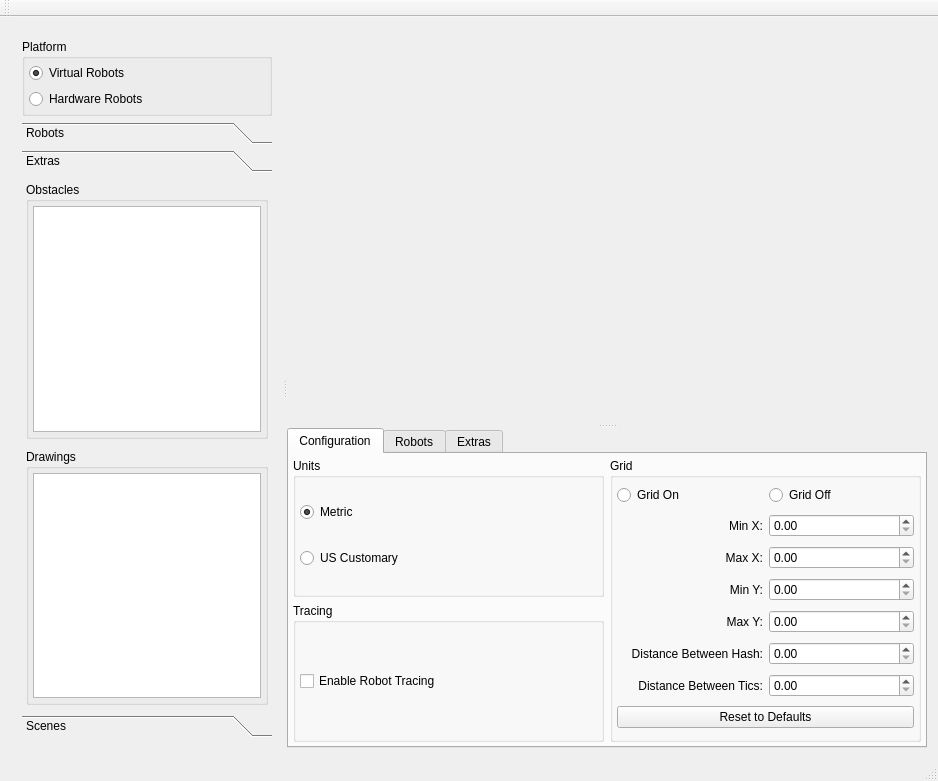
<?xml version="1.0" encoding="UTF-8"?>
<ui version="4.0">
 <class>MainWindow</class>
 <widget class="QMainWindow" name="MainWindow">
  <property name="geometry">
   <rect>
    <x>0</x>
    <y>0</y>
    <width>912</width>
    <height>781</height>
   </rect>
  </property>
  <property name="sizePolicy">
   <sizepolicy hsizetype="Maximum" vsizetype="Maximum">
    <horstretch>0</horstretch>
    <verstretch>0</verstretch>
   </sizepolicy>
  </property>
  <property name="windowTitle">
   <string>RoboSim</string>
  </property>
  <widget class="QWidget" name="centralWidget">
   <layout class="QHBoxLayout" name="horizontalLayout">
    <item>
     <widget class="QSplitter" name="splitter_2">
      <property name="orientation">
       <enum>Qt::Horizontal</enum>
      </property>
      <widget class="QWidget" name="layoutWidget">
       <layout class="QVBoxLayout" name="layout_lhs">
        <item>
         <widget class="QGroupBox" name="group_platform">
          <property name="title">
           <string>Platform</string>
          </property>
          <property name="flat">
           <bool>false</bool>
          </property>
          <layout class="QVBoxLayout" name="verticalLayout_9">
           <property name="spacing">
            <number>6</number>
           </property>
           <property name="margin">
            <number>4</number>
           </property>
           <item>
            <widget class="QRadioButton" name="virtual_2">
             <property name="text">
              <string>Virtual Robots</string>
             </property>
             <property name="checked">
              <bool>true</bool>
             </property>
            </widget>
           </item>
           <item>
            <widget class="QRadioButton" name="hardware">
             <property name="text">
              <string>Hardware Robots</string>
             </property>
            </widget>
           </item>
          </layout>
         </widget>
        </item>
        <item>
         <widget class="QToolBox" name="toolBox_config">
          <property name="minimumSize">
           <size>
            <width>250</width>
            <height>300</height>
           </size>
          </property>
          <property name="maximumSize">
           <size>
            <width>250</width>
            <height>16777215</height>
           </size>
          </property>
          <property name="currentIndex">
           <number>1</number>
          </property>
          <widget class="QWidget" name="robots">
           <property name="enabled">
            <bool>true</bool>
           </property>
           <property name="geometry">
            <rect>
             <x>0</x>
             <y>0</y>
             <width>240</width>
             <height>520</height>
            </rect>
           </property>
           <attribute name="label">
            <string>Robots</string>
           </attribute>
           <layout class="QVBoxLayout" name="verticalLayout">
            <property name="spacing">
             <number>10</number>
            </property>
            <property name="margin">
             <number>4</number>
            </property>
            <item>
             <widget class="QGroupBox" name="group_robots">
              <property name="title">
               <string>Individual Robots</string>
              </property>
              <layout class="QVBoxLayout" name="verticalLayout_4">
               <property name="spacing">
                <number>4</number>
               </property>
               <property name="margin">
                <number>4</number>
               </property>
               <item>
                <widget class="QListWidget" name="list_robots">
                 <property name="sizePolicy">
                  <sizepolicy hsizetype="Preferred" vsizetype="Preferred">
                   <horstretch>0</horstretch>
                   <verstretch>0</verstretch>
                  </sizepolicy>
                 </property>
                 <property name="horizontalScrollBarPolicy">
                  <enum>Qt::ScrollBarAsNeeded</enum>
                 </property>
                 <property name="editTriggers">
                  <set>QAbstractItemView::NoEditTriggers</set>
                 </property>
                 <property name="showDropIndicator" stdset="0">
                  <bool>true</bool>
                 </property>
                 <property name="dragEnabled">
                  <bool>true</bool>
                 </property>
                 <property name="dragDropMode">
                  <enum>QAbstractItemView::DropOnly</enum>
                 </property>
                 <property name="defaultDropAction">
                  <enum>Qt::MoveAction</enum>
                 </property>
                 <property name="selectionMode">
                  <enum>QAbstractItemView::SingleSelection</enum>
                 </property>
                 <property name="iconSize">
                  <size>
                   <width>64</width>
                   <height>64</height>
                  </size>
                 </property>
                 <property name="textElideMode">
                  <enum>Qt::ElideRight</enum>
                 </property>
                 <property name="movement">
                  <enum>QListView::Static</enum>
                 </property>
                 <property name="flow">
                  <enum>QListView::LeftToRight</enum>
                 </property>
                 <property name="isWrapping" stdset="0">
                  <bool>true</bool>
                 </property>
                 <property name="resizeMode">
                  <enum>QListView::Adjust</enum>
                 </property>
                 <property name="layoutMode">
                  <enum>QListView::SinglePass</enum>
                 </property>
                 <property name="spacing">
                  <number>4</number>
                 </property>
                 <property name="gridSize">
                  <size>
                   <width>150</width>
                   <height>68</height>
                  </size>
                 </property>
                 <property name="viewMode">
                  <enum>QListView::ListMode</enum>
                 </property>
                 <property name="uniformItemSizes">
                  <bool>false</bool>
                 </property>
                 <property name="wordWrap">
                  <bool>true</bool>
                 </property>
                 <property name="selectionRectVisible">
                  <bool>true</bool>
                 </property>
                </widget>
               </item>
              </layout>
             </widget>
            </item>
            <item>
             <widget class="QGroupBox" name="group_preconfig">
              <property name="title">
               <string>Preconfigured Robots</string>
              </property>
              <layout class="QVBoxLayout" name="verticalLayout_8">
               <property name="spacing">
                <number>4</number>
               </property>
               <property name="margin">
                <number>4</number>
               </property>
               <item>
                <widget class="QListWidget" name="list_preconfig">
                 <property name="editTriggers">
                  <set>QAbstractItemView::NoEditTriggers</set>
                 </property>
                 <property name="dragEnabled">
                  <bool>true</bool>
                 </property>
                 <property name="dragDropMode">
                  <enum>QAbstractItemView::DropOnly</enum>
                 </property>
                 <property name="defaultDropAction">
                  <enum>Qt::MoveAction</enum>
                 </property>
                 <property name="iconSize">
                  <size>
                   <width>64</width>
                   <height>64</height>
                  </size>
                 </property>
                 <property name="movement">
                  <enum>QListView::Static</enum>
                 </property>
                 <property name="flow">
                  <enum>QListView::LeftToRight</enum>
                 </property>
                 <property name="isWrapping" stdset="0">
                  <bool>true</bool>
                 </property>
                 <property name="resizeMode">
                  <enum>QListView::Adjust</enum>
                 </property>
                 <property name="spacing">
                  <number>4</number>
                 </property>
                 <property name="gridSize">
                  <size>
                   <width>150</width>
                   <height>68</height>
                  </size>
                 </property>
                 <property name="viewMode">
                  <enum>QListView::ListMode</enum>
                 </property>
                 <property name="uniformItemSizes">
                  <bool>false</bool>
                 </property>
                 <property name="wordWrap">
                  <bool>true</bool>
                 </property>
                 <property name="selectionRectVisible">
                  <bool>true</bool>
                 </property>
                </widget>
               </item>
              </layout>
             </widget>
            </item>
           </layout>
          </widget>
          <widget class="QWidget" name="extras">
           <property name="geometry">
            <rect>
             <x>0</x>
             <y>0</y>
             <width>240</width>
             <height>520</height>
            </rect>
           </property>
           <attribute name="label">
            <string>Extras</string>
           </attribute>
           <layout class="QVBoxLayout" name="verticalLayout_12">
            <property name="spacing">
             <number>10</number>
            </property>
            <property name="margin">
             <number>4</number>
            </property>
            <item>
             <widget class="QGroupBox" name="group_obstacles">
              <property name="title">
               <string>Obstacles</string>
              </property>
              <layout class="QVBoxLayout" name="verticalLayout_10">
               <property name="spacing">
                <number>10</number>
               </property>
               <property name="margin">
                <number>4</number>
               </property>
               <item>
                <widget class="QListWidget" name="list_obstacles">
                 <property name="sizePolicy">
                  <sizepolicy hsizetype="Preferred" vsizetype="Preferred">
                   <horstretch>0</horstretch>
                   <verstretch>0</verstretch>
                  </sizepolicy>
                 </property>
                 <property name="horizontalScrollBarPolicy">
                  <enum>Qt::ScrollBarAsNeeded</enum>
                 </property>
                 <property name="showDropIndicator" stdset="0">
                  <bool>false</bool>
                 </property>
                 <property name="dragEnabled">
                  <bool>true</bool>
                 </property>
                 <property name="dragDropMode">
                  <enum>QAbstractItemView::NoDragDrop</enum>
                 </property>
                 <property name="defaultDropAction">
                  <enum>Qt::IgnoreAction</enum>
                 </property>
                 <property name="iconSize">
                  <size>
                   <width>64</width>
                   <height>64</height>
                  </size>
                 </property>
                 <property name="movement">
                  <enum>QListView::Static</enum>
                 </property>
                 <property name="flow">
                  <enum>QListView::LeftToRight</enum>
                 </property>
                 <property name="isWrapping" stdset="0">
                  <bool>true</bool>
                 </property>
                 <property name="resizeMode">
                  <enum>QListView::Adjust</enum>
                 </property>
                 <property name="layoutMode">
                  <enum>QListView::SinglePass</enum>
                 </property>
                 <property name="spacing">
                  <number>4</number>
                 </property>
                 <property name="gridSize">
                  <size>
                   <width>150</width>
                   <height>68</height>
                  </size>
                 </property>
                 <property name="viewMode">
                  <enum>QListView::ListMode</enum>
                 </property>
                 <property name="uniformItemSizes">
                  <bool>false</bool>
                 </property>
                 <property name="wordWrap">
                  <bool>true</bool>
                 </property>
                 <property name="selectionRectVisible">
                  <bool>true</bool>
                 </property>
                </widget>
               </item>
              </layout>
             </widget>
            </item>
            <item>
             <widget class="QGroupBox" name="group_drawings">
              <property name="title">
               <string>Drawings</string>
              </property>
              <layout class="QVBoxLayout" name="verticalLayout_11">
               <property name="spacing">
                <number>10</number>
               </property>
               <property name="margin">
                <number>4</number>
               </property>
               <item>
                <widget class="QListWidget" name="list_drawings">
                 <property name="sizePolicy">
                  <sizepolicy hsizetype="Preferred" vsizetype="Preferred">
                   <horstretch>0</horstretch>
                   <verstretch>0</verstretch>
                  </sizepolicy>
                 </property>
                 <property name="horizontalScrollBarPolicy">
                  <enum>Qt::ScrollBarAsNeeded</enum>
                 </property>
                 <property name="showDropIndicator" stdset="0">
                  <bool>false</bool>
                 </property>
                 <property name="dragEnabled">
                  <bool>true</bool>
                 </property>
                 <property name="dragDropMode">
                  <enum>QAbstractItemView::NoDragDrop</enum>
                 </property>
                 <property name="defaultDropAction">
                  <enum>Qt::IgnoreAction</enum>
                 </property>
                 <property name="iconSize">
                  <size>
                   <width>64</width>
                   <height>64</height>
                  </size>
                 </property>
                 <property name="movement">
                  <enum>QListView::Static</enum>
                 </property>
                 <property name="flow">
                  <enum>QListView::LeftToRight</enum>
                 </property>
                 <property name="isWrapping" stdset="0">
                  <bool>true</bool>
                 </property>
                 <property name="resizeMode">
                  <enum>QListView::Adjust</enum>
                 </property>
                 <property name="layoutMode">
                  <enum>QListView::SinglePass</enum>
                 </property>
                 <property name="spacing">
                  <number>4</number>
                 </property>
                 <property name="gridSize">
                  <size>
                   <width>150</width>
                   <height>68</height>
                  </size>
                 </property>
                 <property name="viewMode">
                  <enum>QListView::ListMode</enum>
                 </property>
                 <property name="uniformItemSizes">
                  <bool>false</bool>
                 </property>
                 <property name="wordWrap">
                  <bool>true</bool>
                 </property>
                 <property name="selectionRectVisible">
                  <bool>true</bool>
                 </property>
                </widget>
               </item>
              </layout>
             </widget>
            </item>
           </layout>
          </widget>
          <widget class="QWidget" name="scenes">
           <property name="geometry">
            <rect>
             <x>0</x>
             <y>0</y>
             <width>240</width>
             <height>520</height>
            </rect>
           </property>
           <attribute name="label">
            <string>Scenes</string>
           </attribute>
           <layout class="QVBoxLayout" name="verticalLayout_13">
            <property name="spacing">
             <number>10</number>
            </property>
            <property name="margin">
             <number>4</number>
            </property>
            <item>
             <widget class="QListWidget" name="list_scenes">
              <property name="sizePolicy">
               <sizepolicy hsizetype="Preferred" vsizetype="Preferred">
                <horstretch>0</horstretch>
                <verstretch>0</verstretch>
               </sizepolicy>
              </property>
              <property name="horizontalScrollBarPolicy">
               <enum>Qt::ScrollBarAsNeeded</enum>
              </property>
              <property name="showDropIndicator" stdset="0">
               <bool>false</bool>
              </property>
              <property name="dragEnabled">
               <bool>true</bool>
              </property>
              <property name="dragDropMode">
               <enum>QAbstractItemView::NoDragDrop</enum>
              </property>
              <property name="defaultDropAction">
               <enum>Qt::IgnoreAction</enum>
              </property>
              <property name="iconSize">
               <size>
                <width>64</width>
                <height>64</height>
               </size>
              </property>
              <property name="movement">
               <enum>QListView::Static</enum>
              </property>
              <property name="flow">
               <enum>QListView::LeftToRight</enum>
              </property>
              <property name="resizeMode">
               <enum>QListView::Adjust</enum>
              </property>
              <property name="layoutMode">
               <enum>QListView::Batched</enum>
              </property>
              <property name="spacing">
               <number>4</number>
              </property>
              <property name="gridSize">
               <size>
                <width>128</width>
                <height>96</height>
               </size>
              </property>
              <property name="viewMode">
               <enum>QListView::IconMode</enum>
              </property>
              <property name="uniformItemSizes">
               <bool>false</bool>
              </property>
              <property name="wordWrap">
               <bool>true</bool>
              </property>
             </widget>
            </item>
           </layout>
          </widget>
         </widget>
        </item>
       </layout>
      </widget>
      <widget class="QSplitter" name="splitter">
       <property name="orientation">
        <enum>Qt::Vertical</enum>
       </property>
       <widget class="QOsgWidget" name="osgWidget" native="true">
        <property name="sizePolicy">
         <sizepolicy hsizetype="Preferred" vsizetype="Preferred">
          <horstretch>0</horstretch>
          <verstretch>0</verstretch>
         </sizepolicy>
        </property>
        <property name="minimumSize">
         <size>
          <width>640</width>
          <height>360</height>
         </size>
        </property>
        <property name="sizeIncrement">
         <size>
          <width>2</width>
          <height>2</height>
         </size>
        </property>
       </widget>
       <widget class="QTabWidget" name="tab_scene">
        <property name="acceptDrops">
         <bool>false</bool>
        </property>
        <property name="tabPosition">
         <enum>QTabWidget::North</enum>
        </property>
        <property name="tabShape">
         <enum>QTabWidget::Rounded</enum>
        </property>
        <property name="currentIndex">
         <number>0</number>
        </property>
        <widget class="QWidget" name="tab_config">
         <attribute name="title">
          <string>Configuration</string>
         </attribute>
         <layout class="QHBoxLayout" name="horizontalLayout_3">
          <property name="spacing">
           <number>10</number>
          </property>
          <property name="margin">
           <number>4</number>
          </property>
          <item>
           <layout class="QHBoxLayout" name="horizontalLayout_2">
            <item>
             <layout class="QVBoxLayout" name="verticalLayout_3">
              <item>
               <widget class="QGroupBox" name="group_units">
                <property name="title">
                 <string>Units</string>
                </property>
                <layout class="QVBoxLayout" name="verticalLayout_6">
                 <property name="spacing">
                  <number>6</number>
                 </property>
                 <property name="margin">
                  <number>4</number>
                 </property>
                 <item>
                  <widget class="QRadioButton" name="si">
                   <property name="text">
                    <string>Metric</string>
                   </property>
                   <property name="checked">
                    <bool>true</bool>
                   </property>
                  </widget>
                 </item>
                 <item>
                  <widget class="QRadioButton" name="us">
                   <property name="text">
                    <string>US Customary</string>
                   </property>
                  </widget>
                 </item>
                </layout>
               </widget>
              </item>
              <item>
               <widget class="QGroupBox" name="group_tracing">
                <property name="title">
                 <string>Tracing</string>
                </property>
                <layout class="QVBoxLayout" name="verticalLayout_5">
                 <property name="spacing">
                  <number>6</number>
                 </property>
                 <property name="margin">
                  <number>4</number>
                 </property>
                 <item>
                  <widget class="QCheckBox" name="tracing">
                   <property name="text">
                    <string>Enable Robot Tracing</string>
                   </property>
                  </widget>
                 </item>
                </layout>
               </widget>
              </item>
             </layout>
            </item>
            <item>
             <widget class="QGroupBox" name="group_grid">
              <property name="title">
               <string>Grid</string>
              </property>
              <property name="flat">
               <bool>false</bool>
              </property>
              <layout class="QVBoxLayout" name="verticalLayout_7" stretch="0,0,0,0,0,0,0,0">
               <property name="spacing">
                <number>6</number>
               </property>
               <property name="margin">
                <number>4</number>
               </property>
               <item>
                <layout class="QHBoxLayout" name="layout_grid_toggle">
                 <item>
                  <widget class="QRadioButton" name="grid_on">
                   <property name="text">
                    <string>Grid On</string>
                   </property>
                  </widget>
                 </item>
                 <item>
                  <widget class="QRadioButton" name="grid_off">
                   <property name="text">
                    <string>Grid Off</string>
                   </property>
                  </widget>
                 </item>
                </layout>
               </item>
               <item>
                <layout class="QHBoxLayout" name="layout_grid_x_min">
                 <item>
                  <widget class="QLabel" name="label_grid_x_min">
                   <property name="text">
                    <string>Min X:</string>
                   </property>
                   <property name="alignment">
                    <set>Qt::AlignRight|Qt::AlignTrailing|Qt::AlignVCenter</set>
                   </property>
                  </widget>
                 </item>
                 <item>
                  <widget class="QDoubleSpinBox" name="spin_grid_x_min"/>
                 </item>
                </layout>
               </item>
               <item>
                <layout class="QHBoxLayout" name="layout_grid_x_max">
                 <item>
                  <widget class="QLabel" name="label_grid_x_max">
                   <property name="text">
                    <string>Max X:</string>
                   </property>
                   <property name="alignment">
                    <set>Qt::AlignRight|Qt::AlignTrailing|Qt::AlignVCenter</set>
                   </property>
                  </widget>
                 </item>
                 <item>
                  <widget class="QDoubleSpinBox" name="spin_grid_x_max"/>
                 </item>
                </layout>
               </item>
               <item>
                <layout class="QHBoxLayout" name="layout_grid_y_min">
                 <item>
                  <widget class="QLabel" name="label_grid_y_min">
                   <property name="text">
                    <string>Min Y:</string>
                   </property>
                   <property name="alignment">
                    <set>Qt::AlignRight|Qt::AlignTrailing|Qt::AlignVCenter</set>
                   </property>
                  </widget>
                 </item>
                 <item>
                  <widget class="QDoubleSpinBox" name="spin_grid_y_min"/>
                 </item>
                </layout>
               </item>
               <item>
                <layout class="QHBoxLayout" name="layout_grid_y_max">
                 <item>
                  <widget class="QLabel" name="label_grid_y_max">
                   <property name="text">
                    <string>Max Y:</string>
                   </property>
                   <property name="alignment">
                    <set>Qt::AlignRight|Qt::AlignTrailing|Qt::AlignVCenter</set>
                   </property>
                  </widget>
                 </item>
                 <item>
                  <widget class="QDoubleSpinBox" name="spin_grid_y_max"/>
                 </item>
                </layout>
               </item>
               <item>
                <layout class="QHBoxLayout" name="layout_grid_hash">
                 <item>
                  <widget class="QLabel" name="label_grid_hash">
                   <property name="text">
                    <string>Distance Between Hash:</string>
                   </property>
                   <property name="alignment">
                    <set>Qt::AlignRight|Qt::AlignTrailing|Qt::AlignVCenter</set>
                   </property>
                  </widget>
                 </item>
                 <item>
                  <widget class="QDoubleSpinBox" name="spin_grid_hash"/>
                 </item>
                </layout>
               </item>
               <item>
                <layout class="QHBoxLayout" name="layout_grid_tics">
                 <item>
                  <widget class="QLabel" name="label_grid_tics">
                   <property name="text">
                    <string>Distance Between Tics:</string>
                   </property>
                   <property name="alignment">
                    <set>Qt::AlignRight|Qt::AlignTrailing|Qt::AlignVCenter</set>
                   </property>
                  </widget>
                 </item>
                 <item>
                  <widget class="QDoubleSpinBox" name="spin_grid_tics"/>
                 </item>
                </layout>
               </item>
               <item>
                <widget class="QPushButton" name="button_grid_defaults">
                 <property name="text">
                  <string>Reset to Defaults</string>
                 </property>
                </widget>
               </item>
              </layout>
             </widget>
            </item>
           </layout>
          </item>
         </layout>
        </widget>
        <widget class="QWidget" name="tab_robots">
         <attribute name="title">
          <string>Robots</string>
         </attribute>
         <layout class="QVBoxLayout" name="verticalLayout_2">
          <property name="spacing">
           <number>10</number>
          </property>
          <property name="margin">
           <number>4</number>
          </property>
          <item>
           <layout class="QHBoxLayout" name="layout_robots"/>
          </item>
         </layout>
        </widget>
        <widget class="QWidget" name="tab_extras">
         <attribute name="title">
          <string>Extras</string>
         </attribute>
         <layout class="QVBoxLayout" name="verticalLayout_14">
          <item>
           <widget class="QPushButton" name="pushButton">
            <property name="text">
             <string>Add Robot</string>
            </property>
           </widget>
          </item>
          <item>
           <widget class="QPushButton" name="pushButton_2">
            <property name="text">
             <string>Add Preconfig</string>
            </property>
           </widget>
          </item>
          <item>
           <layout class="QHBoxLayout" name="layout_extras"/>
          </item>
         </layout>
        </widget>
       </widget>
      </widget>
     </widget>
    </item>
   </layout>
  </widget>
  <widget class="QMenuBar" name="menuBar">
   <property name="geometry">
    <rect>
     <x>0</x>
     <y>0</y>
     <width>912</width>
     <height>25</height>
    </rect>
   </property>
  </widget>
  <widget class="QToolBar" name="mainToolBar">
   <attribute name="toolBarArea">
    <enum>TopToolBarArea</enum>
   </attribute>
   <attribute name="toolBarBreak">
    <bool>false</bool>
   </attribute>
  </widget>
  <widget class="QStatusBar" name="statusBar"/>
 </widget>
 <layoutdefault spacing="6" margin="11"/>
 <customwidgets>
  <customwidget>
   <class>QOsgWidget</class>
   <extends>QWidget</extends>
   <header>qosgwidget.h</header>
   <container>1</container>
  </customwidget>
 </customwidgets>
 <resources/>
 <connections/>
</ui>
